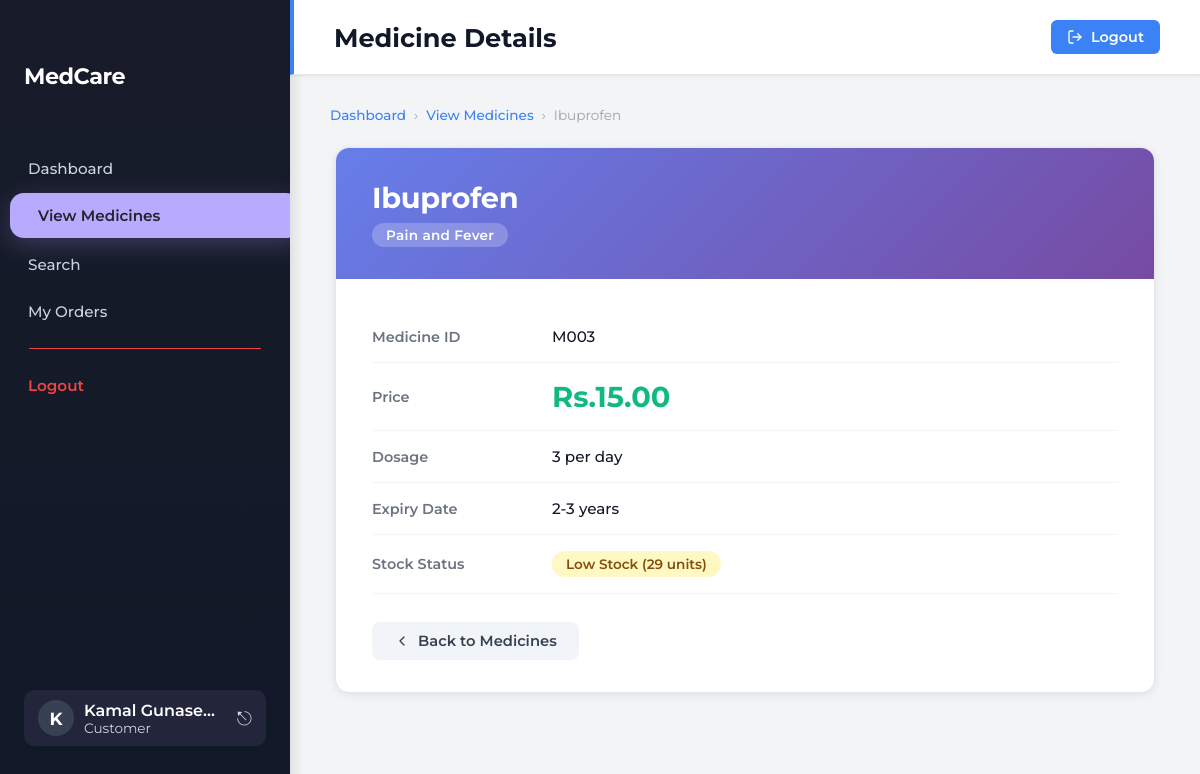
The page /medicine_details.php?id=M003 (signed in) on the database its author committed.
### tables this page shows
CREATE TABLE IF NOT EXISTS `medicine` (
  `MEDICINE_ID` varchar(10) NOT NULL,
  `NAME` char(50) NOT NULL,
  `CATEGORY` enum('Pain and Fever','Antibiotics','Chronic Care','General Wellness') NOT NULL,
  `Price` float NOT NULL,
  `STOCK_QUANTITY` int NOT NULL,
  `DOSAGE` char(50) NOT NULL,
  `EXP_DURATION` char(50) NOT NULL,
  PRIMARY KEY (`MEDICINE_ID`)
);

### public/medicine_details.php (the view, shortened to what this page needs)
<?php
require_once '../config/db_connect.php';
$medicine_id = $_GET['id'];
$sql = "SELECT * FROM medicine WHERE medicine_id = ?";
$stmt = $conn->prepare($sql);
$stmt->bind_param("s", $medicine_id);
$stmt->execute();
$result = $stmt->get_result();
$medicine = $result->fetch_assoc();
$f_name = $_SESSION['f_name'] ?? 'Customer';
$l_name = $_SESSION['l_name'] ?? '';
?>
<!DOCTYPE html>
<html lang="en">
<head>
    <link rel="stylesheet" href="../css/dashboard.css">
</head>
<body>
<div class="sidebar" style="background: linear-gradient(180deg, #181c2a 0%, #111827 100%); color: #fff; min-width: 290px; width: 290px; display: flex; flex-direction: column; align-items: stretch; justify-content: space-between; height: 100vh; position: fixed; left: 0; top: 0; box-shadow: 4px 0 12px rgba(0,0,0,0.10); overflow: hidden;">
    <div>
        <div class="sidebar-logo" style="padding: 32px 24px 24px 24px; font-size: 1.4rem; font-weight: 700; letter-spacing: -0.5px; color: #fff;">MedCare</div>
        <nav class="sidebar-nav" style="display: flex; flex-direction: column; gap: 2px;">
            <a href="dashboard_customer.php" style="display: flex; align-items: center; gap: 12px; padding: 13px 28px; border-radius: 12px; color: #cbd5e1; font-weight: 500; text-decoration: none;">Dashboard</a>
            <a href="view_medicines.php" style="display: flex; align-items: center; gap: 12px; padding: 13px 28px; border-radius: 14px; background: #b7aaff; color: #23232a; font-weight: 600; margin-bottom: 2px; margin-left: 10px; margin-right: -8px; box-shadow: 0 6px 24px 0 rgba(183,170,255,0.25), 0 1.5px 8px 0 rgba(0,0,0,0.10); position: relative; z-index: 2; text-decoration: none;">View Medicines</a>
            <a href="search_medicine.php" style="display: flex; align-items: center; gap: 12px; padding: 13px 28px; border-radius: 12px; color: #cbd5e1; font-weight: 500; text-decoration: none;">Search</a>
            <a href="my_order.php" style="display: flex; align-items: center; gap: 12px; padding: 13px 28px; border-radius: 12px; color: #cbd5e1; font-weight: 500; text-decoration: none;">My Orders</a>
            <div style="height:1px; background:#ef4444; width:80%; margin:12px auto; border-radius:1px;"></div>
            <a href="logout.php" style="display: flex; align-items: center; gap: 12px; padding: 13px 28px; border-radius: 12px; color: #ef4444; font-weight: 600; text-decoration: none;">Logout</a>
        </nav>
    </div>
    <div style="padding: 0 24px 24px 24px;">
        <div style="display: flex; align-items: center; gap: 10px; background: #23263a; border-radius: 10px; padding: 10px 14px;">
            <div style="width: 36px; height: 36px; border-radius: 50%; background: #374151; display: flex; align-items: center; justify-content: center; font-size: 1.1em; font-weight: 700; color: #fff; flex-shrink: 0;">
                <?php echo strtoupper(substr($f_name, 0, 1)); ?>
            </div>
            <div style="flex:1; min-width:0;">
                <div style="font-size: 1em; font-weight: 600; color: #fff; white-space:nowrap; overflow:hidden; text-overflow:ellipsis;"><?php echo htmlspecialchars($f_name . ' ' . $l_name); ?></div>
                <div style="font-size: 0.85em; color: #cbd5e1;">Customer</div>
            </div>
            <a href="logout.php" style="color: #cbd5e1; font-size: 1.2em; text-decoration: none; margin-left: 8px;">⎋</a>
        </div>
    </div>
</div>
<div class="main-content">
    <div class="header-bar">
        <h1>Medicine Details</h1>
        <a href="logout.php" style="display: flex; align-items: center; gap: 8px; color: white; background: #3B82F6; text-decoration: none; font-weight: 600; padding: 8px 16px; border-radius: 6px; font-size: 0.9rem; transition: all 0.3s;" onmouseover="this.style.background='#2563EB';" onmouseout="this.style.background='#3B82F6';">
            <svg width="16" height="16" viewBox="0 0 24 24" fill="none" stroke="currentColor" stroke-width="2" stroke-linecap="round" stroke-linejoin="round">
                <path d="M9 21H5a2 2 0 0 1-2-2V5a2 2 0 0 1 2-2h4"></path>
                <polyline points="16 17 21 12 16 7"></polyline>
                <line x1="21" y1="12" x2="9" y2="12"></line>
            </svg>
            Logout
        </a>
    </div>
    <div class="content">
        <div class="breadcrumb">
            <a href="dashboard_customer.php">Dashboard</a>
            <span>›</span>
            <a href="view_medicines.php">View Medicines</a>
            <span>›</span>
            <span><?php echo htmlspecialchars($medicine['NAME']); ?></span>
        </div>
        <div class="details-container">
            <div class="medicine-header">
                <h1><?php echo htmlspecialchars($medicine['NAME']); ?></h1>
                <span class="category-badge">
                    <?php echo htmlspecialchars($medicine['CATEGORY']); ?>
                </span>
            </div>
            <div class="details-body">
                <div class="detail-row">
                    <div class="detail-label">Medicine ID</div>
                    <div class="detail-value"><?php echo htmlspecialchars($medicine['MEDICINE_ID']); ?></div>
                </div>
                <div class="detail-row">
                    <div class="detail-label">Price</div>
                    <div class="detail-value">
                        <span class="price-highlight">Rs.<?php echo number_format($medicine['Price'], 2); ?></span>
                    </div>
                </div>
                <div class="detail-row">
                    <div class="detail-label">Dosage</div>
                    <div class="detail-value"><?php echo htmlspecialchars($medicine['DOSAGE']); ?></div>
                </div>
                <div class="detail-row">
                    <div class="detail-label">Expiry Date</div>
                    <div class="detail-value"><?php echo htmlspecialchars($medicine['EXP_DURATION']); ?></div>
                </div>
                <div class="detail-row">
                    <div class="detail-label">Stock Status</div>
                    <div class="detail-value">
                        <?php
                        $stock = $medicine['STOCK_QUANTITY'];
                        if ($stock > 50) {
                            echo '<span class="stock-status in-stock">In Stock (' . $stock . ' units)</span>';
                        } elseif ($stock > 0) {
                            echo '<span class="stock-status low-stock">Low Stock (' . $stock . ' units)</span>';
                        } else {
                            echo '<span class="stock-status out-of-stock">Out of Stock</span>';
                        }
                        ?>
                    </div>
                </div>
                <div class="action-buttons">
                    <a href="view_medicines.php" class="btn btn-back">
                        <svg width="16" height="16" fill="none" viewBox="0 0 24 24" stroke="currentColor" stroke-width="2" stroke-linecap="round" stroke-linejoin="round">
                            <polyline points="15 18 9 12 15 6"></polyline>
                        </svg>
                        Back to Medicines
                    </a>
                </div>
            </div>
        </div>
    </div>
</div>
</body>
</html>

### css/dashboard.css (style rules this page uses)
* { margin: 0; padding: 0; box-sizing: border-box; }
body { font-family: 'Montserrat', sans-serif; background: #f5f5f5; display: flex; height: 100vh; }
.sidebar { width: 240px; background: linear-gradient(180deg, #1F2937 0%, #111827 100%); color: white; padding: 30px 0px; position: fixed; height: 100vh; overflow-y: hidden; box-shadow: 4px 0 12px rgba(0,0,0,0.1); }
.sidebar-logo { padding: 10px 24px; margin-bottom: 32px; font-size: 1.4rem; font-weight: 700; letter-spacing: -0.5px; }
.sidebar-nav { display: flex; flex-direction: column; }
.sidebar-nav a, .sidebar-nav button { display: flex; align-items: center; padding: 12px 24px; text-decoration: none; color: #9CA3AF; font-size: 0.95rem; font-weight: 500; transition: all 0.2s; border: none; background: none; cursor: pointer; width: 100%; text-align: left; }
.main-content { margin-left: 240px; flex: 1; display: flex; flex-direction: column; }
.header-bar { background: #e8f0fe; padding: 24px; border-radius: 0px; box-shadow: 0 1px 3px rgba(0,0,0,0.1); border-left: 4px solid #3B82F6; text-align: center; position: relative; transition: background 0.2s; }
.header-bar h1 { color: #111827; }
.content { flex: 1; overflow-y: auto; padding: 32px 40px; }

### public/medicine_details.php (style rules this page uses)
* { box-sizing: border-box; margin: 0; padding: 0; }
body { font-family: 'Montserrat', sans-serif; background: #f3f4f6; }
.details-container { max-width: 820px; margin: 0 auto; background: white; border-radius: 14px; box-shadow: 0 2px 8px rgba(0,0,0,0.08); overflow: hidden; border: 1px solid #e5e7eb; }
.medicine-header { background: linear-gradient(135deg, #667eea 0%, #764ba2 100%); padding: 32px 36px; color: white; }
.medicine-header h1 { font-size: 1.8rem; font-weight: 700; margin-bottom: 8px; letter-spacing: -0.3px; }
.medicine-header .category-badge { display: inline-block; background: rgba(255,255,255,0.22); color: white; padding: 4px 14px; border-radius: 20px; font-size: 0.85rem; font-weight: 600; letter-spacing: 0.3px; }
.details-body { padding: 32px 36px; }
.detail-row { display: flex; align-items: center; padding: 16px 0; border-bottom: 1px solid #f1f5f9; }
.detail-label { font-weight: 600; width: 180px; color: #6b7280; font-size: 0.9rem; flex-shrink: 0; }
.detail-value { flex: 1; color: #111827; font-size: 0.95rem; font-weight: 500; }
.price-highlight { font-size: 1.8rem; color: #10b981; font-weight: 700; }
.stock-status { padding: 5px 14px; border-radius: 20px; display: inline-block; font-weight: 600; font-size: 0.85rem; }
.low-stock { background-color: #fef9c3; color: #854d0e; }
.action-buttons { margin-top: 28px; display: flex; gap: 12px; flex-wrap: wrap; }
.btn { padding: 10px 22px; border: none; border-radius: 8px; cursor: pointer; text-decoration: none; display: inline-flex; align-items: center; gap: 8px; font-size: 0.92rem; font-weight: 600; font-family: 'Montserrat', sans-serif; transition: all 0.2s; }
.btn-back { background: #f1f5f9; color: #374151; }
.main-content { margin-left: 290px; }
.header-bar { display: flex; justify-content: space-between; align-items: center; background: white; padding: 20px 40px; box-shadow: 0 1px 3px rgba(0,0,0,0.08); border-bottom: 1px solid #e5e7eb; }
.header-bar h1 { color: #111827; font-size: 1.6rem; font-weight: 700; }
.content { padding: 32px 40px; }
.breadcrumb { display: flex; align-items: center; gap: 8px; font-size: 0.85rem; color: #6b7280; margin-bottom: 24px; }
.breadcrumb a { color: #3b82f6; text-decoration: none; font-weight: 500; }
.breadcrumb span { color: #9ca3af; }

### rows shown on the page
medicine: NAME "Ibuprofen", CATEGORY "Pain and Fever", MEDICINE_ID "M003", Price "15.00", DOSAGE "3 per day", EXP_DURATION "2-3 years", STOCK_QUANTITY "29"

### other values the page prints
substr($f_name, 0, 1) "K"
$f_name . ' ' . $l_name "Kamal Gunase…"
